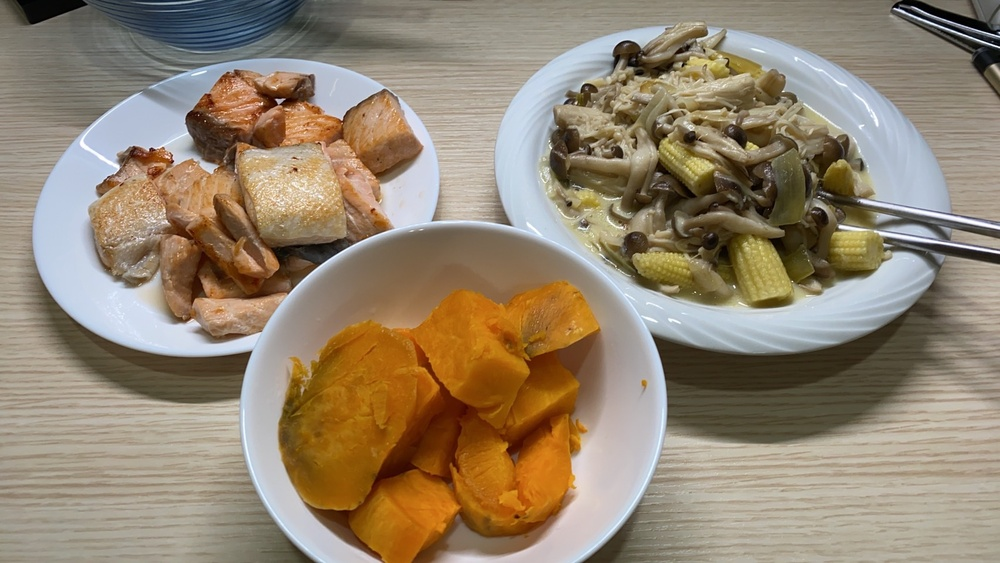
#> input picture backend/seg/S__7069700.jpg, 1000 x 563 px, shrunk from 1706 x 960 before the run
$ python show_SAM.py
#> lines starting #> are read from the running program, lines starting #| are printed output that depends on the picture
import matplotlib.pyplot as plt
from PIL import Image

# Load image
image_path = "S__7069700.jpg"
image = Image.open(image_path)
#> image is the input picture: PIL image 1000x563 RGB; mean R, G, B 147.6, 132.4, 111.6
image_width, image_height = image.size
#> image_width = 1000; image_height = 563

# Load annotations from the .txt file
annotations_file = "S__7069700_auto_annotate_labels/S__7069700.txt"
annotations = []
with open(annotations_file, 'r') as file:
#> (reads backend/seg/S__7069700_auto_annotate_labels/S__7069700.txt from the repository)
    for line in file:
        # Each line in the format: class x_center y_center width height (normalized values)
        values = list(map(float, line.strip().split()))
        annotations.append(values)

# Plot the image
plt.imshow(image)
ax = plt.gca()

# Loop over each annotation and plot the bounding boxes
for annotation in annotations:
    class_id, x_center_norm, y_center_norm, width_norm, height_norm = annotation[:5]

    # Convert normalized coordinates to absolute pixel values
    x_center = x_center_norm * image_width
    y_center = y_center_norm * image_height
    width = width_norm * image_width
    height = height_norm * image_height

    # Calculate the top-left corner of the bounding box
    x_min = x_center - width / 2
    y_min = y_center - height / 2

    # Create a rectangle patch for the bounding box
    rect = plt.Rectangle((x_min, y_min), width, height, edgecolor='red', facecolor='none', linewidth=2)
    ax.add_patch(rect)

# Show the plot with bounding boxes
plt.axis('off')
plt.show()
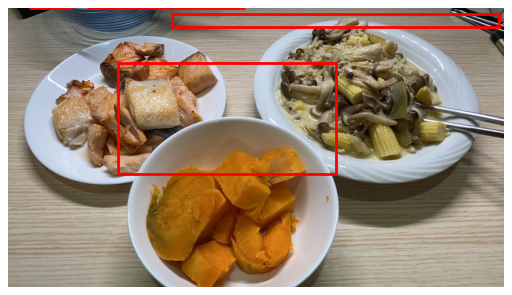
#> figure drawn by matplotlib, 1 panel
